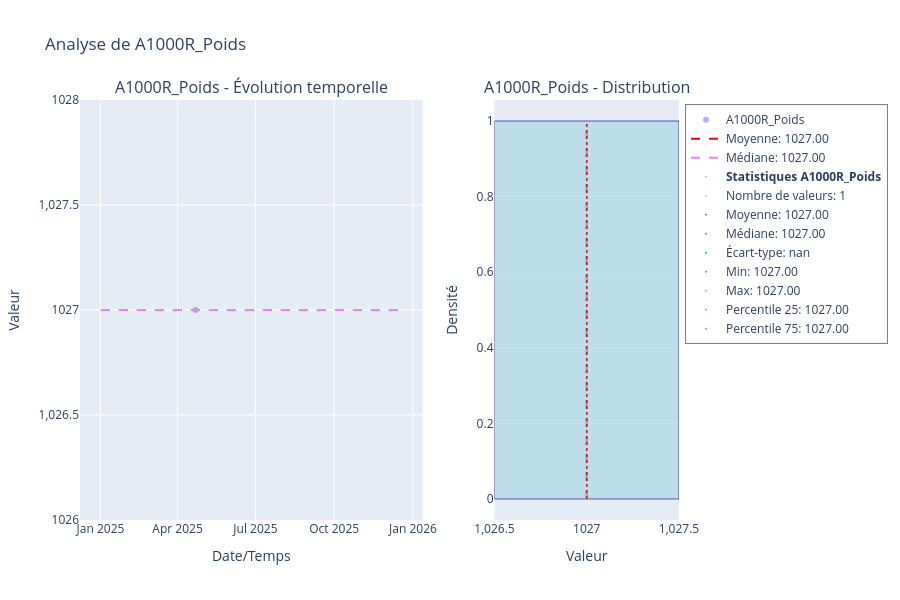
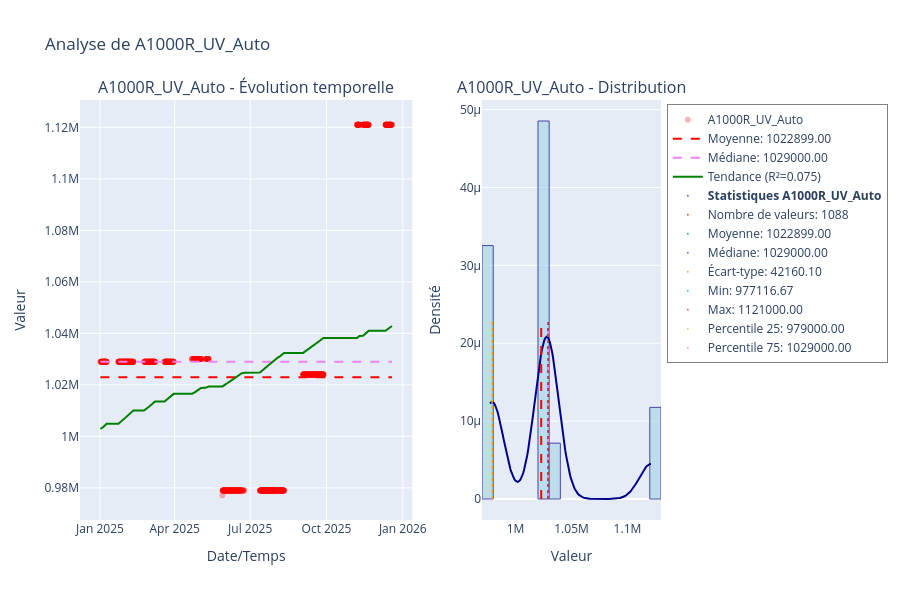
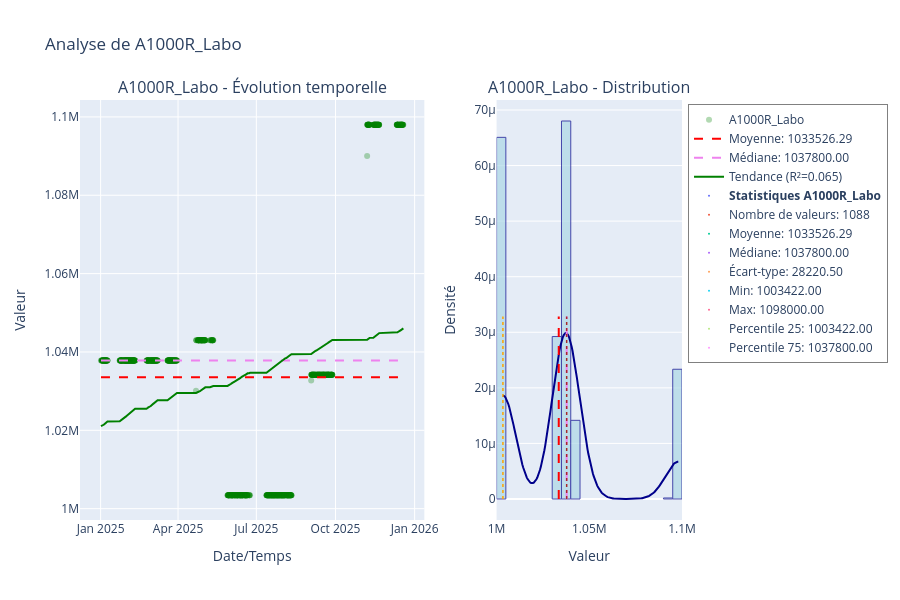

Here is the notebook cell these charts were saved with, in order:
### Code cell
processor.plot_tag(tag=['A1000R_Poids','A1000R_UV_Auto','A1000R_Labo'])

### Figure 1 — Plotly figure (JSON) as saved in the notebook; plotly's stock layout.template omitted (floating-point values rounded to 4 significant figures; data arrays with more than 128 entries replaced by an {"elided": "..."} marker saying what was removed)
{"data": [{"hovertemplate": "Date: %{x}<br>Valeur: %{y:.2f}<extra></extra>", "marker": {"color": "blue", "opacity": 0.3, "size": 6}, "mode": "markers", "name": "A1000R_Poids", "type": "scatter", "x": {"elided": "1088 str values"}, "xaxis": "x", "y": {"elided": "1088 int values"}, "yaxis": "y"}, {"hovertemplate": "Moyenne: 1027.00<extra></extra>", "line": {"color": "red", "dash": "dash", "width": 2}, "mode": "lines", "name": "Moyenne: 1027.00", "type": "scatter", "x": {"elided": "1088 str values"}, "xaxis": "x", "y": {"elided": "1088 int values"}, "yaxis": "y"}, {"hovertemplate": "Médiane: 1027.00<extra></extra>", "line": {"color": "violet", "dash": "dash", "width": 2}, "mode": "lines", "name": "Médiane: 1027.00", "type": "scatter", "x": {"elided": "1088 str values"}, "xaxis": "x", "y": {"elided": "1088 int values"}, "yaxis": "y"}, {"histnorm": "probability density", "hovertemplate": "Valeur: %{x:.2f}<br>Densité: %{y:.4f}<extra></extra>", "marker": {"color": "lightblue", "line": {"color": "darkblue", "width": 1}}, "name": "Distribution", "opacity": 0.7, "showlegend": false, "type": "histogram", "x": [1027], "xaxis": "x2", "yaxis": "y2"}, {"hovertemplate": "Moyenne: 1027.00<extra></extra>", "line": {"color": "red", "dash": "dash", "width": 2}, "mode": "lines", "name": "Moyenne", "showlegend": false, "type": "scatter", "x": [1027, 1027], "xaxis": "x2", "y": [0, 1], "yaxis": "y2"}, {"hovertemplate": "Médiane: 1027.00<extra></extra>", "line": {"color": "violet", "dash": "dash", "width": 2}, "mode": "lines", "name": "Médiane", "showlegend": false, "type": "scatter", "x": [1027, 1027], "xaxis": "x2", "y": [0, 1], "yaxis": "y2"}, {"hovertemplate": "Percentile 25: 1027.00<extra></extra>", "line": {"color": "orange", "dash": "dot", "width": 1.5}, "mode": "lines", "name": "P25", "showlegend": false, "type": "scatter", "x": [1027, 1027], "xaxis": "x2", "y": [0, 1], "yaxis": "y2"}, {"hovertemplate": "Percentile 75: 1027.00<extra></extra>", "line": {"color": "brown", "dash": "dot", "width": 1.5}, "mode": "lines", "name": "P75", "showlegend": false, "type": "scatter", "x": [1027, 1027], "xaxis": "x2", "y": [0, 1], "yaxis": "y2"}, {"hoverinfo": "none", "marker": {"size": 0}, "mode": "markers", "name": "<b>Statistiques A1000R_Poids</b>", "showlegend": true, "type": "scatter", "x": [null], "xaxis": "x", "y": [null], "yaxis": "y"}, {"hoverinfo": "none", "marker": {"size": 0}, "mode": "markers", "name": "Nombre de valeurs: 1", "showlegend": true, "type": "scatter", "x": [null], "xaxis": "x", "y": [null], "yaxis": "y"}, {"hoverinfo": "none", "marker": {"size": 0}, "mode": "markers", "name": "Moyenne: 1027.00", "showlegend": true, "type": "scatter", "x": [null], "xaxis": "x", "y": [null], "yaxis": "y"}, {"hoverinfo": "none", "marker": {"size": 0}, "mode": "markers", "name": "Médiane: 1027.00", "showlegend": true, "type": "scatter", "x": [null], "xaxis": "x", "y": [null], "yaxis": "y"}, {"hoverinfo": "none", "marker": {"size": 0}, "mode": "markers", "name": "Écart-type: nan", "showlegend": true, "type": "scatter", "x": [null], "xaxis": "x", "y": [null], "yaxis": "y"}, {"hoverinfo": "none", "marker": {"size": 0}, "mode": "markers", "name": "Min: 1027.00", "showlegend": true, "type": "scatter", "x": [null], "xaxis": "x", "y": [null], "yaxis": "y"}, {"hoverinfo": "none", "marker": {"size": 0}, "mode": "markers", "name": "Max: 1027.00", "showlegend": true, "type": "scatter", "x": [null], "xaxis": "x", "y": [null], "yaxis": "y"}, {"hoverinfo": "none", "marker": {"size": 0}, "mode": "markers", "name": "Percentile 25: 1027.00", "showlegend": true, "type": "scatter", "x": [null], "xaxis": "x", "y": [null], "yaxis": "y"}, {"hoverinfo": "none", "marker": {"size": 0}, "mode": "markers", "name": "Percentile 75: 1027.00", "showlegend": true, "type": "scatter", "x": [null], "xaxis": "x", "y": [null], "yaxis": "y"}], "layout": {"annotations": [{"font": {"size": 16}, "showarrow": false, "text": "A1000R_Poids - Évolution temporelle", "x": 0.286, "xanchor": "center", "xref": "paper", "y": 1, "yanchor": "bottom", "yref": "paper"}, {"font": {"size": 16}, "showarrow": false, "text": "A1000R_Poids - Distribution", "x": 0.846, "xanchor": "center", "xref": "paper", "y": 1, "yanchor": "bottom", "yref": "paper"}], "height": 600, "hovermode": "closest", "legend": {"bgcolor": "rgba(255, 255, 255, 0.8)", "bordercolor": "gray", "borderwidth": 1, "x": 1.01, "xanchor": "left", "y": 0.99, "yanchor": "top"}, "showlegend": true, "title": {"text": "Analyse de A1000R_Poids"}, "xaxis": {"anchor": "y", "domain": [0, 0.572], "title": {"text": "Date/Temps"}}, "xaxis2": {"anchor": "y2", "domain": [0.692, 1], "title": {"text": "Valeur"}}, "yaxis": {"anchor": "x", "domain": [0, 1], "title": {"text": "Valeur"}}, "yaxis2": {"anchor": "x2", "domain": [0, 1], "title": {"text": "Densité"}}}}

### Figure 2 — Plotly figure (JSON) as saved in the notebook; plotly's stock layout.template omitted (floating-point values rounded to 4 significant figures; data arrays with more than 128 entries replaced by an {"elided": "..."} marker saying what was removed)
{"data": [{"hovertemplate": "Date: %{x}<br>Valeur: %{y:.2f}<extra></extra>", "marker": {"color": "red", "opacity": 0.3, "size": 6}, "mode": "markers", "name": "A1000R_UV_Auto", "type": "scatter", "x": {"elided": "1088 str values"}, "xaxis": "x", "y": {"elided": "1088 float values"}, "yaxis": "y"}, {"hovertemplate": "Moyenne: 1022899.00<extra></extra>", "line": {"color": "red", "dash": "dash", "width": 2}, "mode": "lines", "name": "Moyenne: 1022899.00", "type": "scatter", "x": {"elided": "1088 str values"}, "xaxis": "x", "y": {"elided": "1088 float values"}, "yaxis": "y"}, {"hovertemplate": "Médiane: 1029000.00<extra></extra>", "line": {"color": "violet", "dash": "dash", "width": 2}, "mode": "lines", "name": "Médiane: 1029000.00", "type": "scatter", "x": {"elided": "1088 str values"}, "xaxis": "x", "y": {"elided": "1088 int values"}, "yaxis": "y"}, {"hovertemplate": "Tendance (R²=0.075)<br>Valeur: %{y:.2f}<extra></extra>", "line": {"color": "green", "width": 2}, "mode": "lines", "name": "Tendance (R²=0.075)", "type": "scatter", "x": {"elided": "1088 str values"}, "xaxis": "x", "y": {"elided": "1088 float values"}, "yaxis": "y"}, {"histnorm": "probability density", "hovertemplate": "Valeur: %{x:.2f}<br>Densité: %{y:.4f}<extra></extra>", "marker": {"color": "lightblue", "line": {"color": "darkblue", "width": 1}}, "name": "Distribution", "opacity": 0.7, "showlegend": false, "type": "histogram", "x": {"elided": "1088 float values"}, "xaxis": "x2", "yaxis": "y2"}, {"hovertemplate": "Valeur: %{x:.2f}<br>Densité: %{y:.4f}<extra></extra>", "line": {"color": "darkblue", "width": 2}, "mode": "lines", "name": "KDE", "showlegend": false, "type": "scatter", "x": {"elided": "200 float values"}, "xaxis": "x2", "y": {"elided": "200 float values"}, "yaxis": "y2"}, {"hovertemplate": "Moyenne: 1022899.00<extra></extra>", "line": {"color": "red", "dash": "dash", "width": 2}, "mode": "lines", "name": "Moyenne", "showlegend": false, "type": "scatter", "x": [1023000.0, 1023000.0], "xaxis": "x2", "y": [0, 2.292e-05], "yaxis": "y2"}, {"hovertemplate": "Médiane: 1029000.00<extra></extra>", "line": {"color": "violet", "dash": "dash", "width": 2}, "mode": "lines", "name": "Médiane", "showlegend": false, "type": "scatter", "x": [1029000, 1029000], "xaxis": "x2", "y": [0, 2.292e-05], "yaxis": "y2"}, {"hovertemplate": "Percentile 25: 979000.00<extra></extra>", "line": {"color": "orange", "dash": "dot", "width": 1.5}, "mode": "lines", "name": "P25", "showlegend": false, "type": "scatter", "x": [979000, 979000], "xaxis": "x2", "y": [0, 2.292e-05], "yaxis": "y2"}, {"hovertemplate": "Percentile 75: 1029000.00<extra></extra>", "line": {"color": "brown", "dash": "dot", "width": 1.5}, "mode": "lines", "name": "P75", "showlegend": false, "type": "scatter", "x": [1029000, 1029000], "xaxis": "x2", "y": [0, 2.292e-05], "yaxis": "y2"}, {"hoverinfo": "none", "marker": {"size": 0}, "mode": "markers", "name": "<b>Statistiques A1000R_UV_Auto</b>", "showlegend": true, "type": "scatter", "x": [null], "xaxis": "x", "y": [null], "yaxis": "y"}, {"hoverinfo": "none", "marker": {"size": 0}, "mode": "markers", "name": "Nombre de valeurs: 1088", "showlegend": true, "type": "scatter", "x": [null], "xaxis": "x", "y": [null], "yaxis": "y"}, {"hoverinfo": "none", "marker": {"size": 0}, "mode": "markers", "name": "Moyenne: 1022899.00", "showlegend": true, "type": "scatter", "x": [null], "xaxis": "x", "y": [null], "yaxis": "y"}, {"hoverinfo": "none", "marker": {"size": 0}, "mode": "markers", "name": "Médiane: 1029000.00", "showlegend": true, "type": "scatter", "x": [null], "xaxis": "x", "y": [null], "yaxis": "y"}, {"hoverinfo": "none", "marker": {"size": 0}, "mode": "markers", "name": "Écart-type: 42160.10", "showlegend": true, "type": "scatter", "x": [null], "xaxis": "x", "y": [null], "yaxis": "y"}, {"hoverinfo": "none", "marker": {"size": 0}, "mode": "markers", "name": "Min: 977116.67", "showlegend": true, "type": "scatter", "x": [null], "xaxis": "x", "y": [null], "yaxis": "y"}, {"hoverinfo": "none", "marker": {"size": 0}, "mode": "markers", "name": "Max: 1121000.00", "showlegend": true, "type": "scatter", "x": [null], "xaxis": "x", "y": [null], "yaxis": "y"}, {"hoverinfo": "none", "marker": {"size": 0}, "mode": "markers", "name": "Percentile 25: 979000.00", "showlegend": true, "type": "scatter", "x": [null], "xaxis": "x", "y": [null], "yaxis": "y"}, {"hoverinfo": "none", "marker": {"size": 0}, "mode": "markers", "name": "Percentile 75: 1029000.00", "showlegend": true, "type": "scatter", "x": [null], "xaxis": "x", "y": [null], "yaxis": "y"}], "layout": {"annotations": [{"font": {"size": 16}, "showarrow": false, "text": "A1000R_UV_Auto - Évolution temporelle", "x": 0.286, "xanchor": "center", "xref": "paper", "y": 1, "yanchor": "bottom", "yref": "paper"}, {"font": {"size": 16}, "showarrow": false, "text": "A1000R_UV_Auto - Distribution", "x": 0.846, "xanchor": "center", "xref": "paper", "y": 1, "yanchor": "bottom", "yref": "paper"}], "height": 600, "hovermode": "closest", "legend": {"bgcolor": "rgba(255, 255, 255, 0.8)", "bordercolor": "gray", "borderwidth": 1, "x": 1.01, "xanchor": "left", "y": 0.99, "yanchor": "top"}, "showlegend": true, "title": {"text": "Analyse de A1000R_UV_Auto"}, "xaxis": {"anchor": "y", "domain": [0, 0.572], "title": {"text": "Date/Temps"}}, "xaxis2": {"anchor": "y2", "domain": [0.692, 1], "title": {"text": "Valeur"}}, "yaxis": {"anchor": "x", "domain": [0, 1], "title": {"text": "Valeur"}}, "yaxis2": {"anchor": "x2", "domain": [0, 1], "title": {"text": "Densité"}}}}

### Figure 3 — Plotly figure (JSON) as saved in the notebook; plotly's stock layout.template omitted (floating-point values rounded to 4 significant figures; data arrays with more than 128 entries replaced by an {"elided": "..."} marker saying what was removed)
{"data": [{"hovertemplate": "Date: %{x}<br>Valeur: %{y:.2f}<extra></extra>", "marker": {"color": "green", "opacity": 0.3, "size": 6}, "mode": "markers", "name": "A1000R_Labo", "type": "scatter", "x": {"elided": "1088 str values"}, "xaxis": "x", "y": {"elided": "1088 float values"}, "yaxis": "y"}, {"hovertemplate": "Moyenne: 1033526.29<extra></extra>", "line": {"color": "red", "dash": "dash", "width": 2}, "mode": "lines", "name": "Moyenne: 1033526.29", "type": "scatter", "x": {"elided": "1088 str values"}, "xaxis": "x", "y": {"elided": "1088 float values"}, "yaxis": "y"}, {"hovertemplate": "Médiane: 1037800.00<extra></extra>", "line": {"color": "violet", "dash": "dash", "width": 2}, "mode": "lines", "name": "Médiane: 1037800.00", "type": "scatter", "x": {"elided": "1088 str values"}, "xaxis": "x", "y": {"elided": "1088 int values"}, "yaxis": "y"}, {"hovertemplate": "Tendance (R²=0.065)<br>Valeur: %{y:.2f}<extra></extra>", "line": {"color": "green", "width": 2}, "mode": "lines", "name": "Tendance (R²=0.065)", "type": "scatter", "x": {"elided": "1088 str values"}, "xaxis": "x", "y": {"elided": "1088 float values"}, "yaxis": "y"}, {"histnorm": "probability density", "hovertemplate": "Valeur: %{x:.2f}<br>Densité: %{y:.4f}<extra></extra>", "marker": {"color": "lightblue", "line": {"color": "darkblue", "width": 1}}, "name": "Distribution", "opacity": 0.7, "showlegend": false, "type": "histogram", "x": {"elided": "1088 float values"}, "xaxis": "x2", "yaxis": "y2"}, {"hovertemplate": "Valeur: %{x:.2f}<br>Densité: %{y:.4f}<extra></extra>", "line": {"color": "darkblue", "width": 2}, "mode": "lines", "name": "KDE", "showlegend": false, "type": "scatter", "x": {"elided": "200 float values"}, "xaxis": "x2", "y": {"elided": "200 float values"}, "yaxis": "y2"}, {"hovertemplate": "Moyenne: 1033526.29<extra></extra>", "line": {"color": "red", "dash": "dash", "width": 2}, "mode": "lines", "name": "Moyenne", "showlegend": false, "type": "scatter", "x": [1034000.0, 1034000.0], "xaxis": "x2", "y": [0, 3.284e-05], "yaxis": "y2"}, {"hovertemplate": "Médiane: 1037800.00<extra></extra>", "line": {"color": "violet", "dash": "dash", "width": 2}, "mode": "lines", "name": "Médiane", "showlegend": false, "type": "scatter", "x": [1037800, 1037800], "xaxis": "x2", "y": [0, 3.284e-05], "yaxis": "y2"}, {"hovertemplate": "Percentile 25: 1003422.00<extra></extra>", "line": {"color": "orange", "dash": "dot", "width": 1.5}, "mode": "lines", "name": "P25", "showlegend": false, "type": "scatter", "x": [1003422, 1003422], "xaxis": "x2", "y": [0, 3.284e-05], "yaxis": "y2"}, {"hovertemplate": "Percentile 75: 1037800.00<extra></extra>", "line": {"color": "brown", "dash": "dot", "width": 1.5}, "mode": "lines", "name": "P75", "showlegend": false, "type": "scatter", "x": [1037800, 1037800], "xaxis": "x2", "y": [0, 3.284e-05], "yaxis": "y2"}, {"hoverinfo": "none", "marker": {"size": 0}, "mode": "markers", "name": "<b>Statistiques A1000R_Labo</b>", "showlegend": true, "type": "scatter", "x": [null], "xaxis": "x", "y": [null], "yaxis": "y"}, {"hoverinfo": "none", "marker": {"size": 0}, "mode": "markers", "name": "Nombre de valeurs: 1088", "showlegend": true, "type": "scatter", "x": [null], "xaxis": "x", "y": [null], "yaxis": "y"}, {"hoverinfo": "none", "marker": {"size": 0}, "mode": "markers", "name": "Moyenne: 1033526.29", "showlegend": true, "type": "scatter", "x": [null], "xaxis": "x", "y": [null], "yaxis": "y"}, {"hoverinfo": "none", "marker": {"size": 0}, "mode": "markers", "name": "Médiane: 1037800.00", "showlegend": true, "type": "scatter", "x": [null], "xaxis": "x", "y": [null], "yaxis": "y"}, {"hoverinfo": "none", "marker": {"size": 0}, "mode": "markers", "name": "Écart-type: 28220.50", "showlegend": true, "type": "scatter", "x": [null], "xaxis": "x", "y": [null], "yaxis": "y"}, {"hoverinfo": "none", "marker": {"size": 0}, "mode": "markers", "name": "Min: 1003422.00", "showlegend": true, "type": "scatter", "x": [null], "xaxis": "x", "y": [null], "yaxis": "y"}, {"hoverinfo": "none", "marker": {"size": 0}, "mode": "markers", "name": "Max: 1098000.00", "showlegend": true, "type": "scatter", "x": [null], "xaxis": "x", "y": [null], "yaxis": "y"}, {"hoverinfo": "none", "marker": {"size": 0}, "mode": "markers", "name": "Percentile 25: 1003422.00", "showlegend": true, "type": "scatter", "x": [null], "xaxis": "x", "y": [null], "yaxis": "y"}, {"hoverinfo": "none", "marker": {"size": 0}, "mode": "markers", "name": "Percentile 75: 1037800.00", "showlegend": true, "type": "scatter", "x": [null], "xaxis": "x", "y": [null], "yaxis": "y"}], "layout": {"annotations": [{"font": {"size": 16}, "showarrow": false, "text": "A1000R_Labo - Évolution temporelle", "x": 0.286, "xanchor": "center", "xref": "paper", "y": 1, "yanchor": "bottom", "yref": "paper"}, {"font": {"size": 16}, "showarrow": false, "text": "A1000R_Labo - Distribution", "x": 0.846, "xanchor": "center", "xref": "paper", "y": 1, "yanchor": "bottom", "yref": "paper"}], "height": 600, "hovermode": "closest", "legend": {"bgcolor": "rgba(255, 255, 255, 0.8)", "bordercolor": "gray", "borderwidth": 1, "x": 1.01, "xanchor": "left", "y": 0.99, "yanchor": "top"}, "showlegend": true, "title": {"text": "Analyse de A1000R_Labo"}, "xaxis": {"anchor": "y", "domain": [0, 0.572], "title": {"text": "Date/Temps"}}, "xaxis2": {"anchor": "y2", "domain": [0.692, 1], "title": {"text": "Valeur"}}, "yaxis": {"anchor": "x", "domain": [0, 1], "title": {"text": "Valeur"}}, "yaxis2": {"anchor": "x2", "domain": [0, 1], "title": {"text": "Densité"}}}}
